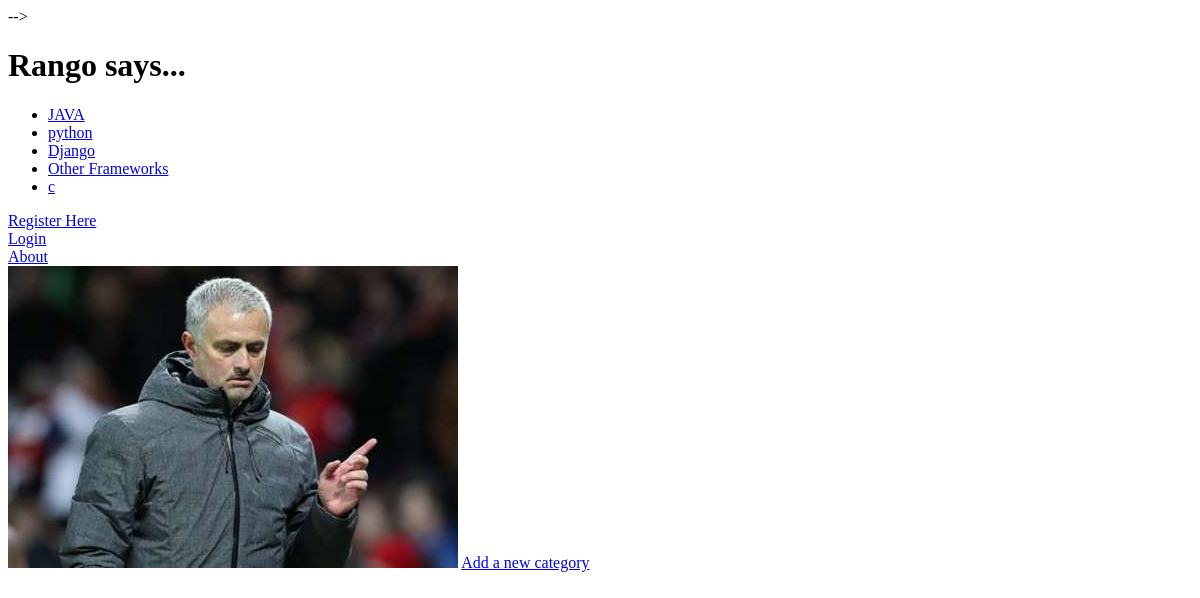
The app's page /rango/, older data.
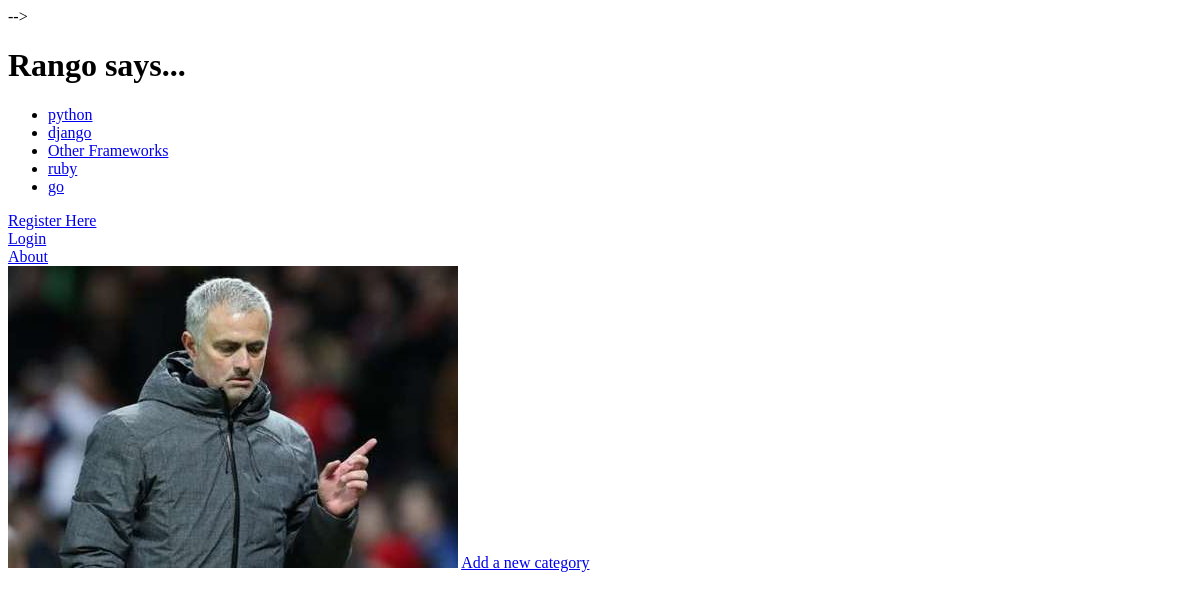
The same page, newer data.
### rango/models.py (models this page shows, shortened)
class Category(models.Model):
    name = models.CharField(max_length=128, unique=True)
    views = models.IntegerField(default=0)
    likes = models.IntegerField(default=0)
    slug = models.SlugField(unique=True)

### rango/views.py (the view)
def index(request):
    category_list = Category.objects.order_by('-likes')[:5]
    context_dict = {'categories': category_list}
    return render(request, 'rango/index.html', context_dict)

### templates/rango/index.html (shortened to what this page needs)
<!DOCTYPE html>
<html>
    <head>
    </head>
    <body>
        <h1>Rango says...</h1>
        {% if categories %}
        <ul>
            {% for category in categories %}
            <li><a href="/rango/category/{{category.slug}}">{{ category.name }}</a></li>
            {% endfor %}
        </ul>
        {% else %}
        <strong>There are no categories present.</strong>
        {% endif %}
        {% if user.is_authenticated %}
        <a href="/rango/restricted/">Restricted Page</a><br />
        <a href="/rango/logout/">Logout</a><br />
        {% else %}
        <a href="/rango/register/">Register Here</a><br />
        <a href="/rango/login/">Login</a><br />
        {% endif %}
        <a href="/rango/about/">About</a><br />
        <image src="{% static 'images/manuit.jpeg' %}" alt="picture of mlanuit" />
        <a href="/rango/add_category/">Add a new category</a><br />
    </body>
</html>

Row changes from the older to the newer data that the page shows:
removed Category: name "JAVA"
removed Category: name "Django"
removed Category: name "c"
added Category: name "django"
added Category: name "ruby"
added Category: name "go"
